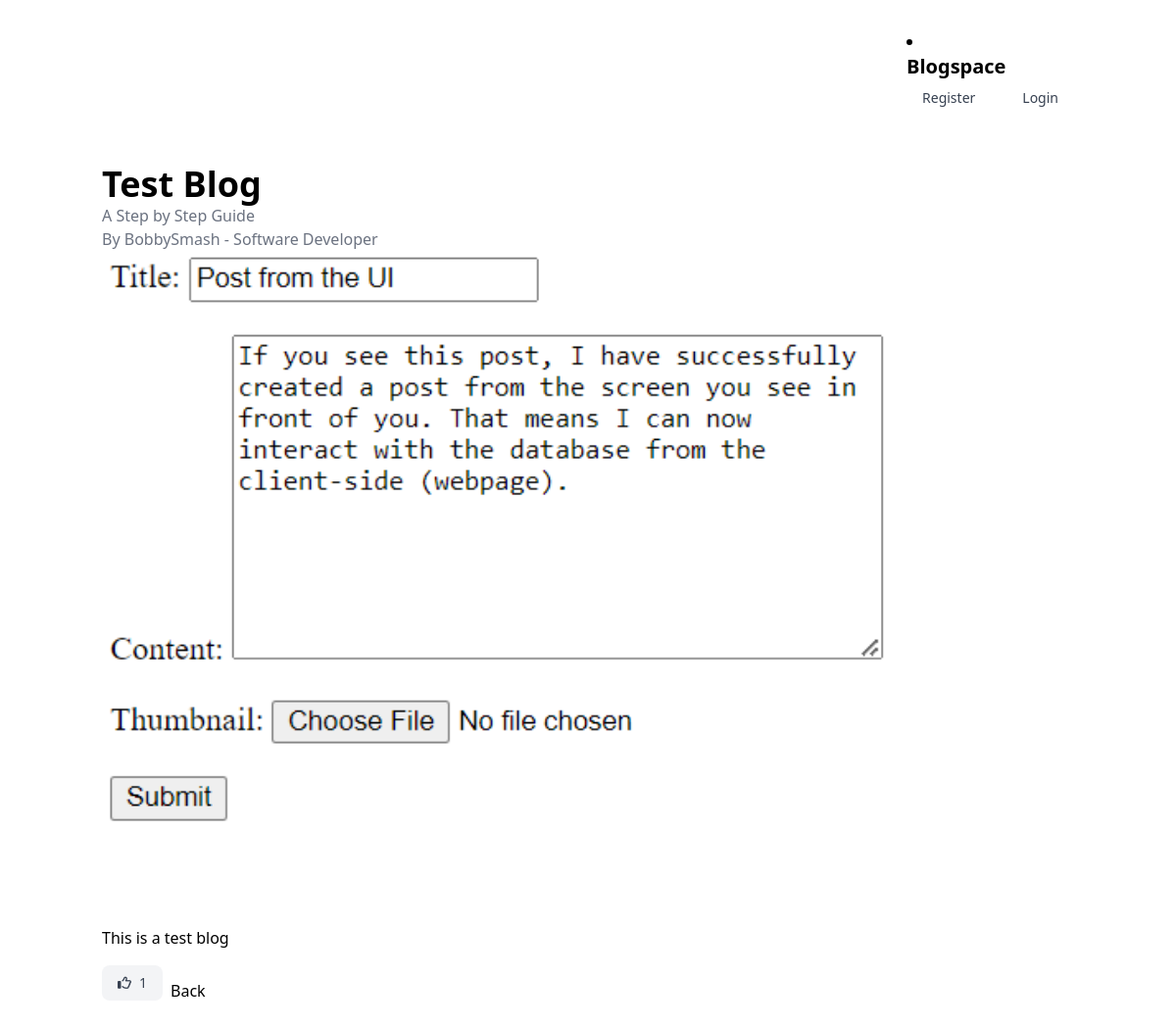
Page /blog/1/ on the committed database.
### blog/models.py (models this page shows, shortened)
class Post(models.Model):
    STATUS_CHOICES = (
        ('draft', 'Draft'),
        ('published', 'Published'),
    )
    title = models.CharField(max_length=200)
    subtitle = models.CharField(max_length=200, blank=True)
    slug = models.SlugField(unique=True)
    author = models.ForeignKey(
        settings.AUTH_USER_MODEL,
        on_delete=models.CASCADE
        )  # Changed to use custom user model
    job_title = models.CharField(max_length=200, blank=True)
    thumbnail = models.ImageField(
        upload_to='thumbnails/',
        blank=True,
        null=True
        )  # New field for thumbnail
    video = models.FileField(
        upload_to='videos/',
        blank=True,
        null=True
        )  # New field for video
    content = models.TextField()
    status = models.CharField(
        max_length=10,
        choices=STATUS_CHOICES,
        default='draft'
        )
    publish_date = models.DateTimeField(auto_now_add=True)
    on_delete=models.CASCADE
    likes = models.ManyToManyField(
        settings.AUTH_USER_MODEL,
        through='Like',
        related_name='liked_posts',
        blank=True,
    )
    likes_count = models.IntegerField(default=0)

### blog/views.py (the view)
# urls.py: path('<int:post_id>/', views.read_blog_post, name='post_detail'),
def read_blog_post(request, post_id):
    post = get_object_or_404(Post, pk=post_id)
    return render(request, 'blog/post_detail.html', {'post': post})

### templates/blog/post_detail.html (shortened to what this page needs)
{% load static %}
<html lang="en">
  <head>
    <link rel="stylesheet" href="{% static 'css/style.css' %}">
    <link rel="stylesheet"
          href="https://cdnjs.cloudflare.com/ajax/libs/font-awesome/6.0.0-beta3/css/all.min.css">
    <link href="https://cdn.jsdelivr.net/npm/tailwindcss@2.2.19/dist/tailwind.min.css" rel="stylesheet">
    <script src="https://cdn.tailwindcss.com"></script>
    <link rel="stylesheet" href="https://cdnjs.cloudflare.com/ajax/libs/font-awesome/6.0.0-beta3/css/all.min.css">
    <link href="https://cdn.jsdelivr.net/npm/tailwindcss@2.2.19/dist/tailwind.min.css" rel="stylesheet">
    <link rel="stylesheet" href="{% static 'css/style.css' %}">
  </head>
  <body>
    <div x-data="{ isOpen: false }">
      <nav class="bg-white border-gray-200 px-2 sm:px-4 py-2.5 rounded dark:bg-gray-900">
        <div class="container flex flex-wrap items-center justify-between mx-auto">
          <a href="{% url 'blog:index' %}" class="flex items-center">
            <li>
              <a href="{% url 'blog:index' %}" class="flex items-center self-start">
                <span
                  class="self-center text-xl font-semibold whitespace-nowrap
                    dark:text-white"
                  >
                  Blogspace
                </span>
              </a>
              <div class="hidden md:flex space-x-4">
                {% if user.is_authenticated %}
                <a
                  href="{% url 'blog:my_posts' %}"
                  class="block px-4 py-2 text-sm text-gray-700
                    hover:bg-gray-100 hover:text-gray-900
                    dark:text-gray-200 dark:hover:bg-gray-700
                    dark:hover:text-gray-100"
                  role="menuitem"
                >
                    My Blogs
                </a>
                <a
                  href="{% url 'blog:create_blog_post' %}"
                  class="block px-4 py-2 text-sm text-gray-700
                    hover:bg-gray-100 hover:text-gray-900
                    dark:text-gray-200 dark:hover:bg-gray-700
                    dark:hover:text-gray-100"
                  role="menuitem"
                >
                    Post Blog
                </a>
                <a
                  href="{% url 'blog:profile' %}"
                  class="block px-4 py-2 text-sm text-gray-700
                    hover:bg-gray-100 hover:text-gray-900
                    dark:text-gray-200 dark:hover:bg-gray-700
                    dark:hover:text-gray-100"
                  role="menuitem"
                  >
                    Profile
                </a>
                <a
                  href="{% url 'blog:logout' %}"
                  class="block px-4 py-2 text-sm text-gray-700
                    hover:bg-gray-100 hover:text-gray-900 dark:text-gray-200
                    dark:hover:bg-gray-700 dark:hover:text-gray-100"
                  role="menuitem"
                  >
                    Logout
                </a>
                {% else %}
                <a
                  href="{% url 'blog:register' %}"
                  class="block px-4 py-2 text-sm text-gray-700
                    hover:bg-gray-100 hover:text-gray-900 dark:text-gray-200
                    dark:hover:bg-gray-700 dark:hover:text-gray-100"
                  role="menuitem"
                >
                    Register
                </a>
                <a
                  href="{% url 'blog:login' %}"
                  class="block px-4 py-2 text-sm text-gray-700
                    hover:bg-gray-100 hover:text-gray-900 dark:text-gray-200
                    dark:hover:bg-gray-700 dark:hover:text-gray-100"
                  role="menuitem"
                >
                    Login
                </a>
                {% endif %}
              </div>
            </li>
        </div>
      </nav>
    </div>
    <div class="container mx-auto">
      <h1 class="text-4xl font-bold mt-4">{{ post.title }}</h1>
      <p class="text-gray-500">{{ post.subtitle }}</p>
      <p class="text-gray-500">By {{ post.author }} - {{ post.job_title }}</p>
      <img
        src="{{ post.thumbnail.url }}"
        alt="{{ post.title }}"
        width="1000"
        height="600"
      />
      <p>{{ post.content }}</p>
      <div class="flex items-center mt-4">
        <form method="post" action="{% url 'blog:like_post' post.id %}">
          <button
            type="submit"
            class="flex items-center px-4 py-2 text-sm text-gray-700
              bg-gray-100 rounded-lg hover:bg-gray-200
              focus:outline-none focus:ring-2 focus:ring-gray-200
              dark:bg-gray-700 dark:text-gray-200 dark:hover:bg-gray-600
              dark:focus:ring-gray-600"
            >
            <i class="far fa-thumbs-up"></i>
            <span class="ml-2">{{ post.likes_count }}</span>
          </button>
        </form>
        <div class="flex items-center">
          <a href="{% url 'blog:index' %}" class="ml-2">Back</a>
        </div>
      </div>
  </body>
</html>

### static/css/style.css (style rules this page uses)
.container { max-width: 1200px; margin-top: 20px; margin-bottom: 20px; margin-left: auto; margin-right: auto; padding-left: 1rem; padding-right: 1rem; }
.font-bold { font-weight: 700; }
.flex { display: flex; }
.justify-between { justify-content: space-between; }
.items-center { align-items: center; }
.px-4 { padding-left: 1rem; padding-right: 1rem; }
.container { width: 100%; margin-left: auto; margin-right: auto; padding-left: 1rem; padding-right: 1rem; }
.mx-auto { margin-left: auto; margin-right: auto; }
.text-xl { font-size: 1.25rem; }
.font-semibold { font-weight: 600; }
.text-gray-700 { color: #4b5563; }

### rows in the picture
Post: title "Test Blog", subtitle "A Step by Step Guide", author "BobbySmash", job_title "Software Developer", thumbnail (picture), content "This is a test blog", likes_count "1"
